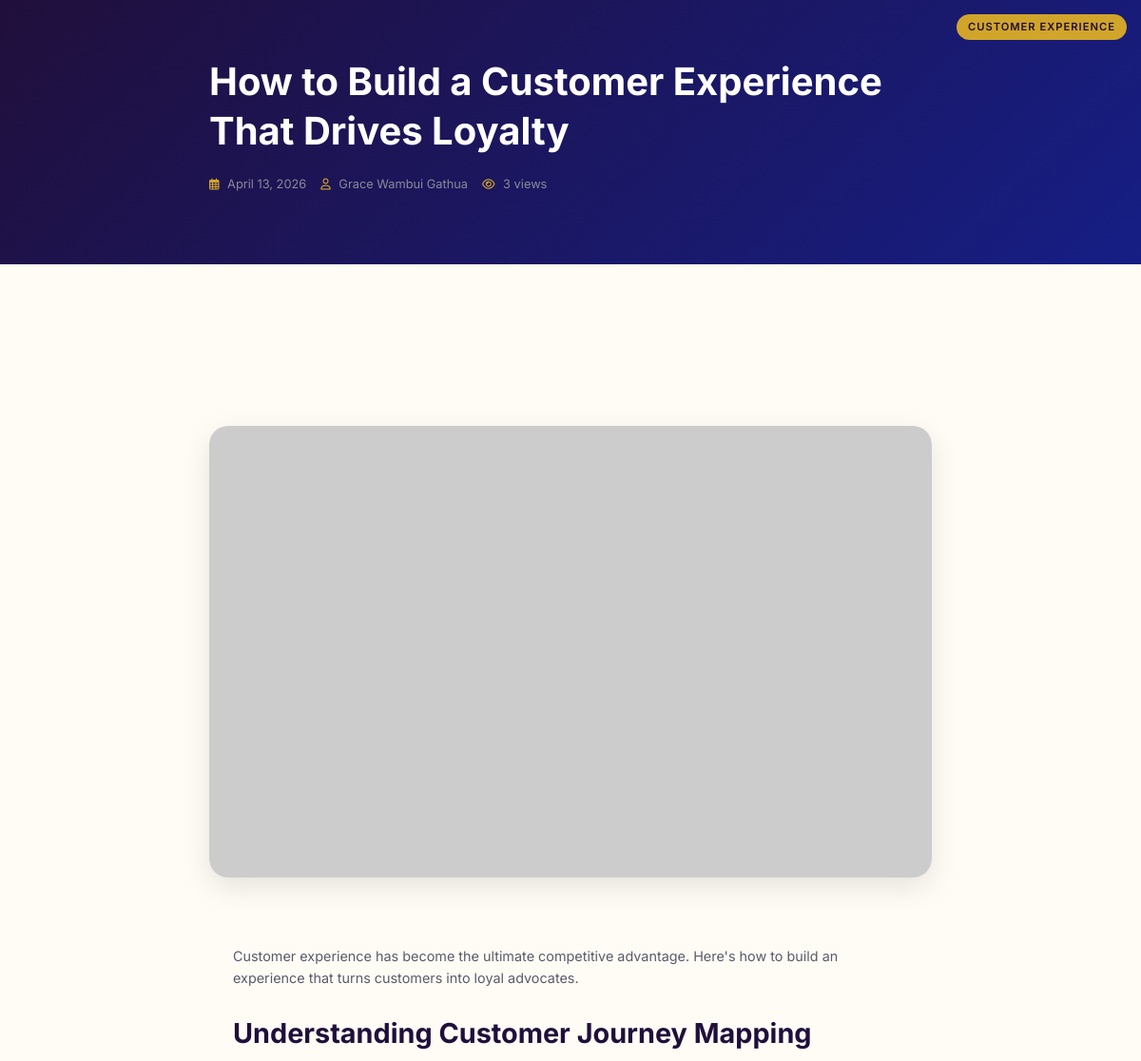
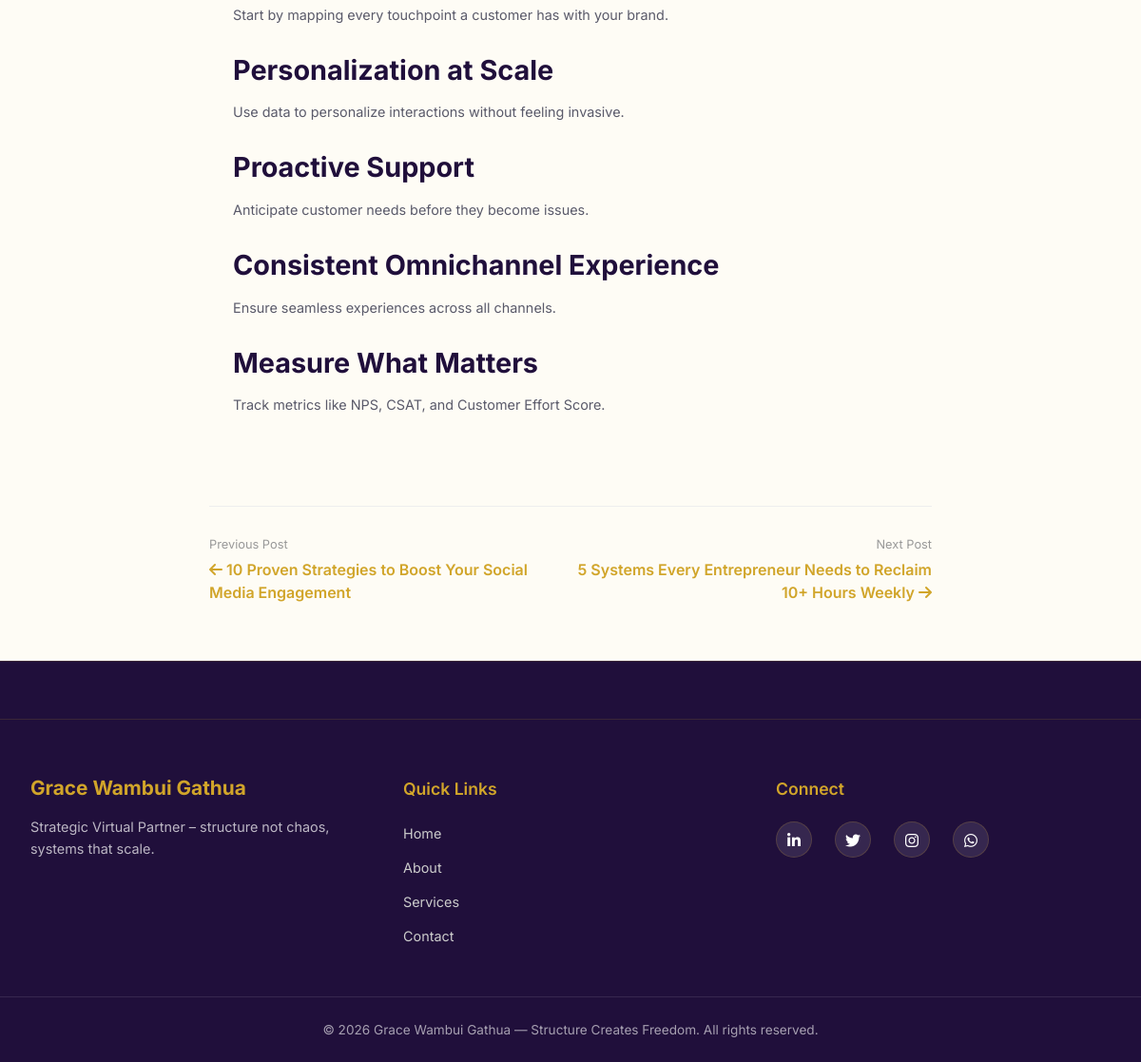
Screenshot of /single-blog.php?slug=how-build-customer-experience-drives-loyalty with the database file from the repository (2 pictures, top to bottom).
### tables this page shows
CREATE TABLE `blog_posts` (
  `id` int(11) NOT NULL,
  `title` varchar(255) NOT NULL,
  `slug` varchar(255) NOT NULL,
  `category` varchar(50) NOT NULL,
  `content` text NOT NULL,
  `excerpt` varchar(500) DEFAULT NULL,
  `image_url` varchar(255) DEFAULT NULL,
  `author` varchar(100) DEFAULT 'Grace Wambui Gathua',
  `views` int(11) DEFAULT 0,
  `status` enum('draft','published') DEFAULT 'published',
  `created_at` timestamp NOT NULL DEFAULT current_timestamp(),
  `updated_at` timestamp NOT NULL DEFAULT current_timestamp() ON UPDATE current_timestamp()
);

### single-blog.php (the view, shortened to what this page needs)
<?php
require_once 'config/db_config.php';
$slug = isset($_GET['slug']) ? $_GET['slug'] : '';
$stmt = $conn->prepare("SELECT * FROM blog_posts WHERE slug = ? AND status = 'published'");
$stmt->bind_param("s", $slug);
$stmt->execute();
$result = $stmt->get_result();
$post = $result->fetch_assoc();
$prev_query = "SELECT id, title, slug FROM blog_posts WHERE status = 'published' AND id < ? ORDER BY id DESC LIMIT 1";
$prev_stmt = $conn->prepare($prev_query);
$prev_stmt->bind_param("i", $post['id']);
$prev_stmt->execute();
$prev_result = $prev_stmt->get_result();
$prev_post = $prev_result->fetch_assoc();
$next_query = "SELECT id, title, slug FROM blog_posts WHERE status = 'published' AND id > ? ORDER BY id ASC LIMIT 1";
$next_stmt = $conn->prepare($next_query);
$next_stmt->bind_param("i", $post['id']);
$next_stmt->execute();
$next_result = $next_stmt->get_result();
$next_post = $next_result->fetch_assoc();
?>
<!DOCTYPE html>
<html lang="en">
<head>
    <link rel="stylesheet" href="https://cdnjs.cloudflare.com/ajax/libs/font-awesome/6.0.0-beta3/css/all.min.css">
    <link rel="stylesheet" href="css/styles.css">
</head>
<body>
    <?php include 'header.php'; ?>
    <div class="blog-hero">
        <div class="blog-container">
            <div class="blog-category"><?php echo htmlspecialchars($post['category']); ?></div>
            <h1 class="blog-title"><?php echo htmlspecialchars($post['title']); ?></h1>
            <div class="blog-meta">
                <span><i class="far fa-calendar-alt"></i> <?php echo date('F j, Y', strtotime($post['created_at'])); ?></span>
                <span><i class="far fa-user"></i> <?php echo htmlspecialchars($post['author']); ?></span>
                <span><i class="far fa-eye"></i> <?php echo number_format($post['views']); ?> views</span>
            </div>
        </div>
    </div>
    <div class="single-blog">
        <div class="blog-container">
            <?php if ($post['image_url']): ?>
                <img src="<?php echo htmlspecialchars($post['image_url']); ?>" alt="<?php echo htmlspecialchars($post['title']); ?>" class="blog-featured-image">
            <?php endif; ?>
            <div class="blog-content">
                <?php echo $post['content']; ?>
            </div>
            <div class="blog-navigation">
                <div class="nav-prev">
                    <?php if ($prev_post): ?>
                        <div class="nav-label">Previous Post</div>
                        <a href="single-blog.php?slug=<?php echo $prev_post['slug']; ?>" class="nav-link"><i class="fas fa-arrow-left"></i> <?php echo htmlspecialchars($prev_post['title']); ?></a>
                    <?php endif; ?>
                </div>
                <div class="nav-next">
                    <?php if ($next_post): ?>
                        <div class="nav-label">Next Post</div>
                        <a href="single-blog.php?slug=<?php echo $next_post['slug']; ?>" class="nav-link"><?php echo htmlspecialchars($next_post['title']); ?> <i class="fas fa-arrow-right"></i></a>
                    <?php endif; ?>
                </div>
            </div>
        </div>
    </div>
    <?php include 'footer.php'; ?>
</body>
</html>

### css/styles.css (style rules this page uses)
* { margin: 0; padding: 0; box-sizing: border-box; }
html { scroll-behavior: smooth; scroll-padding-top: 80px; }
html, body { max-width: 100%; overflow-x: hidden; position: relative; }
body { font-family: 'Inter', sans-serif; background-color: #FEFCF5; color: #1E1E2A; line-height: 1.5; overflow-x: hidden; }
:root { --primary-deep: #200F3B; --primary-gold: #D1A52A; --primary-gold-light: #FFBDO3; --secondary-blue: #161E85; --secondary-yellow: #FDF080; --white: #FFFFFF; --light-gray: #F8F9FC; --shadow-sm: 0 10px 30px -10px rgba(0,0,0,0.08); --shadow-hover: 0 20px 35px -12px rgba(0,0,0,0.15); --transition: all 0.4s cubic-bezier(0.2, 0.9, 0.4, 1.1); }
h1, h2, h3 { font-weight: 700; line-height: 1.2; }
.blog-category { position: absolute; top: 15px; right: 15px; background: var(--primary-gold); color: var(--primary-deep); padding: 5px 12px; border-radius: 20px; font-size: 0.7rem; font-weight: 600; text-transform: uppercase; letter-spacing: 1px; }
.blog-content { padding: 25px; }
.blog-meta { display: flex; gap: 15px; margin-bottom: 15px; font-size: 0.8rem; color: #8A8A9A; }
.blog-meta i { margin-right: 5px; color: var(--primary-gold); font-size: 0.75rem; }
.blog-content p { font-size: 0.9rem; line-height: 1.6; color: #5A5A6A; margin-bottom: 20px; }

### single-blog.php (style rules this page uses)
.single-blog { padding-top: 120px; padding-bottom: 60px; }
.blog-hero { background: linear-gradient(135deg, #200F3B 0%, #161E85 100%); color: white; padding: 60px 0; margin-bottom: 50px; }
.blog-container { max-width: 800px; margin: 0 auto; padding: 0 20px; }
.blog-category { display: inline-block; background: #D1A52A; color: #200F3B; padding: 5px 15px; border-radius: 20px; font-size: 0.8rem; font-weight: 600; margin-bottom: 20px; }
.blog-title { font-size: 2.5rem; margin-bottom: 20px; line-height: 1.3; }
.blog-meta { display: flex; gap: 20px; color: rgba(255,255,255,0.8); font-size: 0.9rem; }
.blog-featured-image { width: 100%; border-radius: 20px; margin-bottom: 40px; box-shadow: 0 10px 30px rgba(0,0,0,0.1); }
.blog-content { font-size: 1.05rem; line-height: 1.8; color: #333; }
.blog-content h2 { color: #200F3B; margin: 30px 0 15px; font-size: 1.8rem; }
.blog-content p { margin-bottom: 20px; }
.blog-navigation { display: flex; justify-content: space-between; margin-top: 50px; padding-top: 30px; border-top: 1px solid #eee; }
.nav-prev, .nav-next { flex: 1; }
.nav-next { text-align: right; }
.nav-label { font-size: 0.8rem; color: #999; margin-bottom: 5px; }
.nav-link { color: #D1A52A; text-decoration: none; font-weight: 600; }

### rows the page displays
blog_posts: category "CUSTOMER EXPERIENCE", title "How to Build a Customer Experience That Drives Loyalty", created_at "April 13, 2026", author "Grace Wambui Gathua", views "3", content "Customer experience has become the ultimate competitive advantage. Here's how to build an experience that turns customers into loyal advocates. Understanding Customer Journey Mapping Start by mapping every touchpoint a customer has with your brand. Personalization at Scale Use data to personalize interactions without feeling invasive. Proactive Support Anticipate customer needs before they become issues. Consistent Omnichannel Experience Ensure seamless experiences across all channels. Measure What Matters Track metrics like NPS, CSAT, and Customer Effort Score."
blog_posts: title "10 Proven Strategies to Boost Your Social Media Engagement"
blog_posts: title "5 Systems Every Entrepreneur Needs to Reclaim 10+ Hours Weekly"
